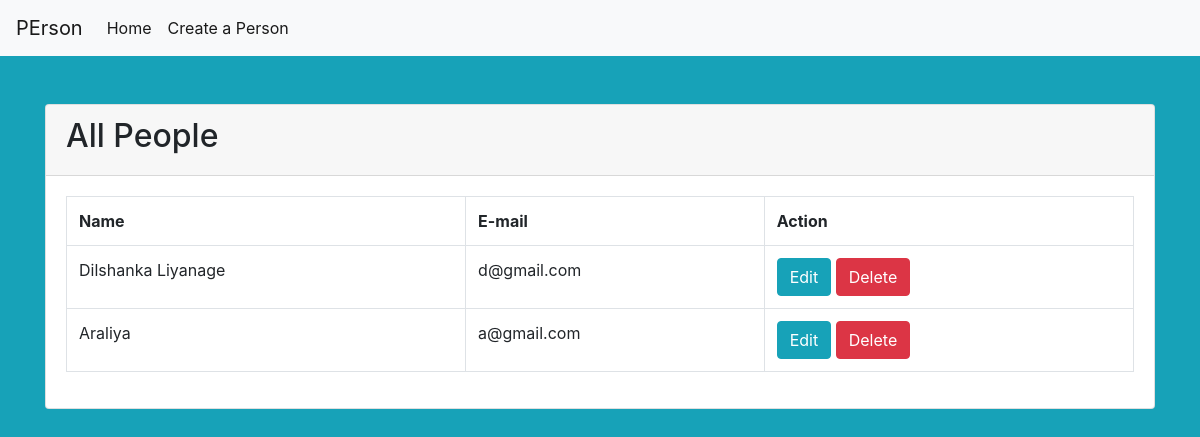
Before: / with the older database file.
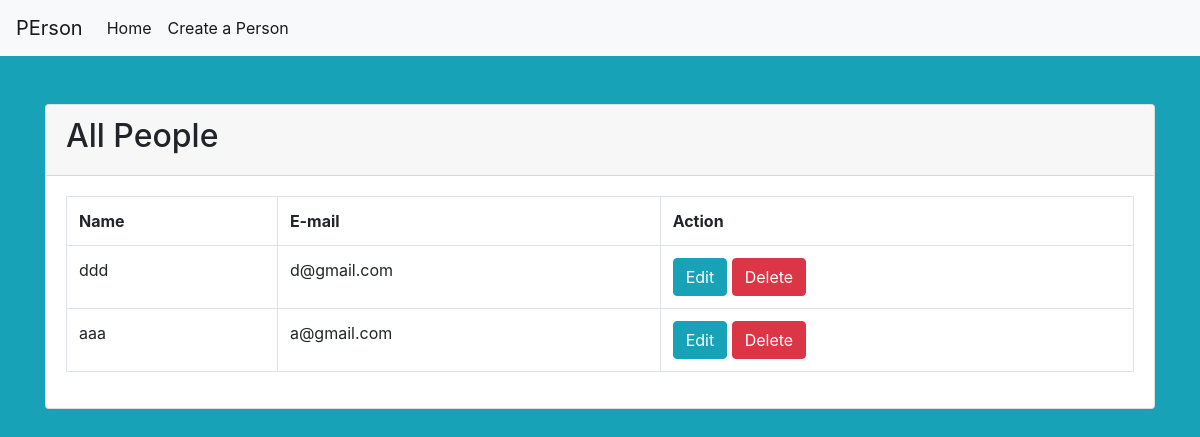
After: the same page with the newer database file.
### tables this page shows
CREATE TABLE `people` (
  `id` int(11) NOT NULL,
  `name` varchar(255) NOT NULL,
  `email` varchar(255) NOT NULL
);

### index.php (the view)
<?php
require('db.php');
$sql = "SELECT * FROM People";
$statement = $connection->prepare($sql);
$statement->execute();
$people = $statement->fetchAll(PDO::FETCH_OBJ);
?>
<?php require('inc/header.php'); ?>
	<div class="container">
		<div class="card mt-5">
			<div class="card-header">
				<h2>All People</h2>
			</div>
			<div class="card-body">
				<table class="table table-bordered">
					<tr>
						<th>Name</th>
						<th>E-mail</th>
						<th>Action</th>
					</tr>
				<?php foreach($people as $person): ?>
					<tr>
						<td><?php echo $person->name; ?></td>
						<td><?php echo $person->email; ?></td>
						<td>
							<a class="btn btn-info" href="edit.php?id=<?php echo $person->id; ?>">Edit</a>
							<a onclick="return confirm('Are you want to delete this entry?')" class="btn btn-danger" href="delete.php?id=<?php echo $person->id; ?>">Delete</a>
						</td>
					</tr>
				<?php endforeach; ?>
				</table>
			</div>
		</div>
	</div>
<?php require('inc/footer.php'); ?>

### inc/header.php (shortened to what this page needs)
<!DOCTYPE html>
<html lang="en">
<head>
    <link rel="stylesheet" href="css/bootstrap.min.css">
</head>
<body class="bg-info">
	<nav class="navbar navbar-expand-lg navbar-light bg-light">
  <a class="navbar-brand" href="index.php">PErson</a>
  <div class="collapse navbar-collapse" id="navbarSupportedContent">
    <ul class="navbar-nav mr-auto">
      <li class="nav-item active">
        <a class="nav-link" href="index.php">Home <span class="sr-only">(current)</span></a>
      </li>
       <li class="nav-item active">
        <a class="nav-link" href="create.php">Create a Person<span class="sr-only">(current)</span></a>
      </li>
  </div>
</nav>

### inc/footer.php (shortened to what this page needs)
</body>
</html>

Changed rows visible on the page:
changed people "d@gmail.com": name "Dilshanka Liyanage" → "ddd"
changed people "a@gmail.com": name "Araliya" → "aaa"
